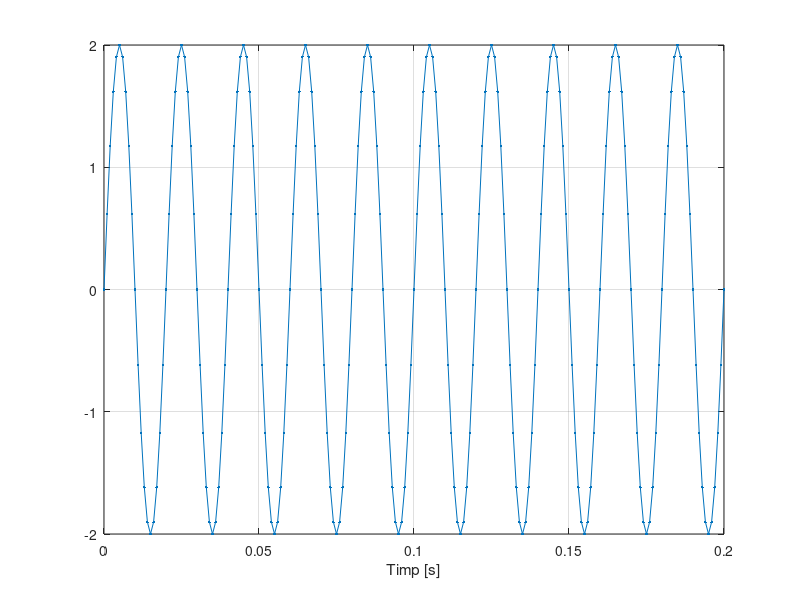
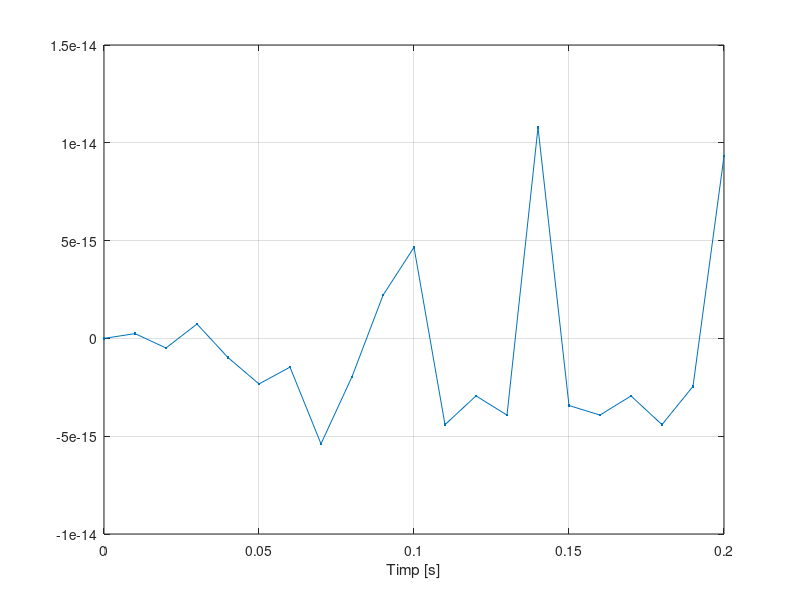
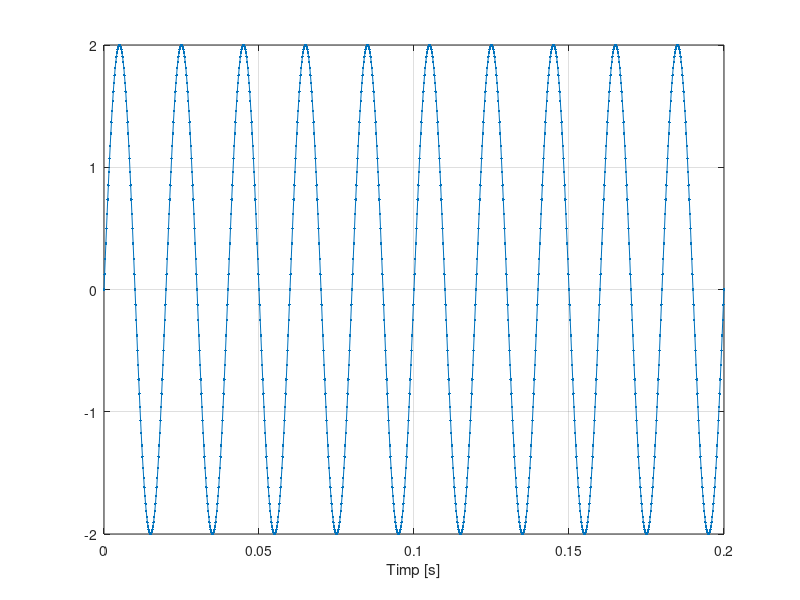

These figures' MATLAB source, in order: (Note: this script raises an error after producing the figures.)
% a)
figure(1)
F = 50; 
t = 0:0.001:0.2; 
s = 2*sin(2*pi*F*t);
plot(t,s,'.-'),xlabel('Timp [s]'),grid  % grafic pentru t=0.001
%%
figure(2)
F = 50; 
t = 0:0.01:0.2; 
s = 2*sin(2*pi*F*t);
plot(t,s,'.-'),xlabel('Timp [s]'),grid % grafic pentru t=0.01
%%
figure(3)
F = 50; 
t = 0:0.0002:0.2; 
s = 2*sin(2*pi*F*t);
plot(t,s,'.-'),xlabel('Timp [s]'),grid % grafic petru t=0.0002

% b)
ac=xcorr(s,s);
[~,locs]=findpeaks(ac);
mean(diff(locs)*0.001) % perioada atunci cand t=0.001

ac=xcorr(s,s);
[~,locs]=findpeaks(ac);
mean(diff(locs)*0.01) % perioada atunci cand t=0.01

ac=xcorr(s,s);
[~,locs]=findpeaks(ac);
mean(diff(locs)*0.0002) % perioada atunci cand t=0.0002

% c)
figure(4)
F1 = 50; 
F2 = 20;
t = 0:0.001:0.2; 
s = 2*sin(2*pi*F1*t);
c = 1*cos(2*pi*F2*t);
plot(t,s,'.-'),xlabel('Timp [s]'),grid 
hold on
plot(t,c,'.-', 'color','r'),xlabel('Timp [c]'),grid  
%generez un semnal cosinusoidal(curba rosie) si il pun pe acelasi grafic peste semnalul
%sinusoidal pentru t=0.001

figure(5)
F1 = 50; 
F2 = 20;
t = 0:0.01:0.2; 
s = 2*sin(2*pi*F1*t);
c = 1*cos(2*pi*F2*t);
plot(t,s,'.-'),xlabel('Timp [s]'),grid 
hold on
plot(t,c,'.-', 'color','r'),xlabel('Timp [c]'),grid 
%generez un semnal cosinusoidal(curba rosie) si il pun pe acelasi grafic peste semnalul
%sinusoidal pentru t=0.01

figure(6)
F1 = 50; 
F2 = 20;
t = 0:0.0002:0.2; 
s = 2*sin(2*pi*F1*t);
c = 1*cos(2*pi*F2*t);
plot(t,s,'.-'),xlabel('Timp [s]'),grid 
hold on
plot(t,c,'.-', 'color','r'),xlabel('Timp [c]'),grid
%generez un semnal cosinusoidal(curba rosie) si il pun pe acelasi grafic peste semnalul
%sinusoidal pentru t=0.0002